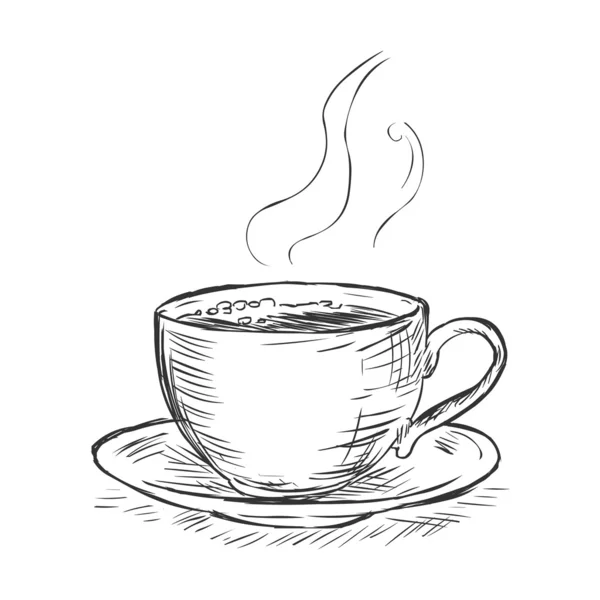
#> input picture depositphotos_37899407-stock-illustration-vector-sketch-illustration-cup-of.webp, 600 x 600 px
$ python -i 'Mechanicus_LASER BUMP_MAP.py'   (imports and definitions only)   (older library calls are emulated)
#> lines starting #> are read from the running program, lines starting #| are printed output that depends on the picture
import tkinter as tk
from tkinter import filedialog
from PIL import Image
import math

def convert_and_print():
    # Load the bump map image
    img_path = filedialog.askopenfilename(filetypes=[('Image files', '*.jpg *.png')])
#> the answer given: depositphotos_37899407-stock-illustration-vector-sketch-illustration-cup-of.webp
    bump_map = Image.open(img_path).convert('L')  # Convert to grayscale

    # Get the size of the imported image
    img_width, img_height = bump_map.size
#> img_width = 600; img_height = 600

    # Apply a scaling factor
    scaling_factor = 0.25  # You can adjust this scaling factor as needed

    # Calculate the new dimensions based on the scaling factor
    new_width = int(img_width * scaling_factor)
#> new_width = 150
    new_height = int(img_height * scaling_factor)
#> new_height = 150

    # Resize the image to the new dimensions
    bump_map = bump_map.resize((new_width, new_height), Image.ANTIALIAS)
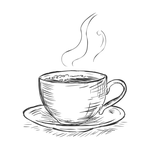
#> bump_map: PIL image 150x150 L; min 25, max 255, mean 243.3

    # Invert the grayscale image
    bump_map = Image.eval(bump_map, lambda x: 255 - x)
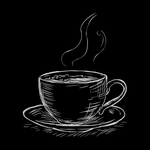
#> bump_map: PIL image 150x150 L; min 0, max 230, mean 11.7

    # Laser parameters
    laser_min = 0   # Minimum laser power (S0)
    laser_max = 1000  # Maximum laser power (S1000)
    laser_speed = 1000  # Laser speed

    # Define the desired resolution in lines per millimeter
    lines_per_mm_machine = 4

    # Get the image dimensions in pixels
    img_width, img_height = bump_map.size
#> img_width = 150; img_height = 150

    # Initialize the G-code string
    gcode_str = ''
    gcode_str += 'G21 ; Set units to millimeters\n'
    gcode_str += 'G90 ; Set absolute positioning\n'
    gcode_str += 'G28 ; Home all axes\n'
    gcode_str += 'M3 ; Activate laser\n'

    for y in range(img_height):
        # Determine the direction of travel for each row
        if y % 2 == 0:
            x_range = range(img_width)
        else:
            x_range = reversed(range(img_width))

        for x in x_range:
            pixel_value = bump_map.getpixel((x, y))
            x_pos = x / lines_per_mm_machine  # Calculate X position in millimeters
            y_pos = (img_height - y) / lines_per_mm_machine  # Calculate Y position in millimeters

            # Calculate laser power based on pixel grayscale value
            laser_power = int(pixel_value * (laser_max - laser_min) / 255 + laser_min)

            gcode_str += 'G1 X{:.2f} Y{:.2f} S{} F{} ; Move to position with laser power\n'.format(x_pos, y_pos, laser_power, laser_speed)

    # Turn off the laser
    gcode_str += 'M5 ; Turn off laser\n'

    # Finish the G-code
    gcode_str += 'G1 X0 Y0 F{} ; Move to bottom left corner\n'.format(400)#speed
    gcode_str += 'M84 ; Turn off motors\n'

    # Save the G-code to a file
    gcode_file = filedialog.asksaveasfilename(defaultextension='.gcode', filetypes=[('G-code files', '*.gcode')])
    with open(gcode_file, 'w') as f:
        f.write(gcode_str)

    print('G-code saved to:', gcode_file)

# Create a tkinter window
# [2 lines not run here, left out]

# Create and pack labels and entry fields for user input
# [1 line that did not run here, left out]
# [1 line not run here, left out]

# Create and pack a button for generating G-code
# [1 line that did not run here, left out]
# [4 lines not run here, left out]

>>> result = convert_and_print()
